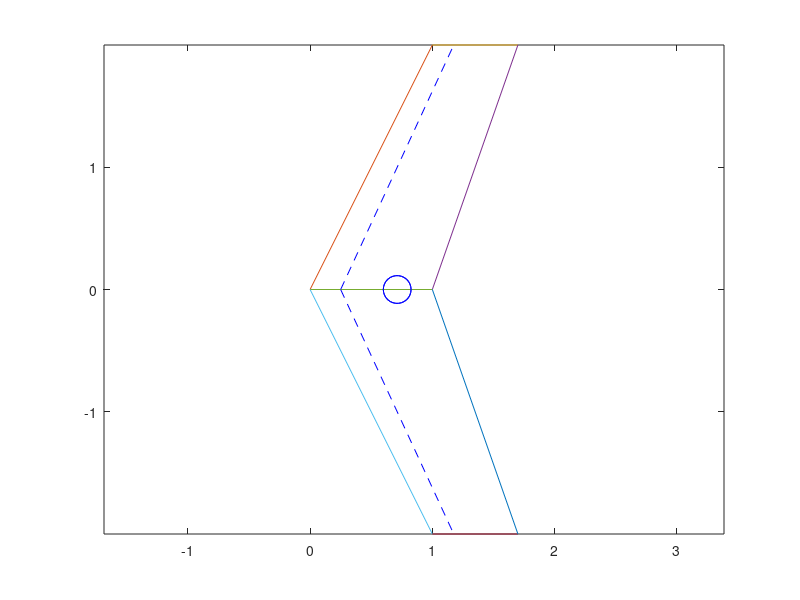

Write the MATLAB code that produced this figure.
%%%%USE THIS CODE TO DETERMINE THE COP FOR A SWEPT WING


clear
clc
close all


%%Main Wing(m)
b = 4
c_root = 1.0
maint = 0.09; %thickness of mainwing (percentage)
taper = 0.7;

%%%%This is the center of pressure of the airfoil cross section
%%This code assumes that the airfoill is constant throughout the wing
%%% For a FLAT PLATE use this
AIRFOIL_CENTER = 0.25;

%%%It seems like a Static Margin of |0.5"| is ok.

%%%NACA 2412
%AIRFOIL_CENTER = 0.32;

%use positive value to indicate aft of nose
xlocation = 0.0; %location of leading edge of wing w.r.t to nose of fuselage
sweep = 30*pi/180; %%This is something you can change
 
%%%%%%%%%%%%%%%%%%%%STEP 1 CALCULATIONS%%%%%%%%%%%%%%%%%%%%

%%Compute Mass of All parts

%%Wing(assume rectangular)
mainwingthickness = maint*c_root;
ctip = c_root*taper;
S = (1/2)*b*(c_root+taper*c_root);

%%%%%Compute CG Locations of all Sections(measured from body fixed
%frame at nose of aircraft)

%main wing %%%THIS NEEDS TO GET FIXED FOR SWEPT WINGS
N = 10000;
ycoord = linspace(0,b/2,N);
dy = ycoord(2)-ycoord(1);

%%%%%%%%%%%%%%%%%%%%%%%STEP 3 CALCULATIONS%%%%%%%%%%%%%%%%%%%%%%%%%%%%%

%%Compute Aerodynamic Center

%Main Wing
AR = (b^2)/S; %aspect ratio
cbar = 0;
%mean aerodynamic chord
aero_center = 0;
for idx = 1:N-1
    xi = xlocation + sin(sweep)*ycoord(idx);
    ci = c_root + (2/b)*c_root*(taper-1)*ycoord(idx);
    aeroi = xi + ci*AIRFOIL_CENTER;
    aero_center = aero_center + aeroi*dy;
    cbar = cbar + ci*dy;
end
aero_center = aero_center*2/b
aero_over_chord = aero_center/c_root
cbar = cbar*2/b

%%%Plot Everything
figure()
%%%Plotting the wing
plot([0,c_root],[0,0])
hold on
plot([0,sin(sweep)*b/2],[0,b/2])
plot([sin(sweep)*b/2,sin(sweep)*b/2+ctip],[b/2,b/2])
plot([c_root,sin(sweep)*b/2+ctip],[0,b/2])
%%%Plotted the A/C line
plot([0+AIRFOIL_CENTER*c_root,sin(sweep)*b/2+ctip*AIRFOIL_CENTER],[0,b/2],'b--')
%%%Plot the otherside
%%%Plotting the wing
plot([0,c_root],[0,0])
hold on
plot([0,sin(sweep)*b/2],-[0,b/2])
plot([sin(sweep)*b/2,sin(sweep)*b/2+ctip],-[b/2,b/2])
plot([c_root,sin(sweep)*b/2+ctip],-[0,b/2])
%%%Plotted the A/C line
plot([0+AIRFOIL_CENTER*c_root,sin(sweep)*b/2+ctip*AIRFOIL_CENTER],-[0,b/2],'b--')
%%%Plot the Aerodynamic Center
plot([aero_center,aero_center],[0,0],'bo','MarkerSize',20)
axis equal